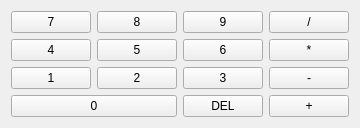
        <widget class="QWidget" name="tab_basique">
         <property name="accessibleName">
          <string/>
         </property>
         <attribute name="title">
          <string>Basiq&amp;ue</string>
         </attribute>
         <attribute name="toolTip">
          <string>Pavé numérique et de calcul de base
Raccourci : U
NB: les boutons sont perpétuellement rattachés aux touches de clavier correspondantes</string>
         </attribute>
         <layout class="QGridLayout" name="gridLayout_2">
          <item row="0" column="0">
           <layout class="QGridLayout" name="gridLayout_tabBasique">
            <item row="0" column="0">
             <widget class="QPushButton" name="pushButton_7">
              <property name="text">
               <string>7</string>
              </property>
             </widget>
            </item>
            <item row="0" column="1">
             <widget class="QPushButton" name="pushButton_8">
              <property name="text">
               <string>8</string>
              </property>
             </widget>
            </item>
            <item row="0" column="3">
             <widget class="QPushButton" name="pushButton_9">
              <property name="text">
               <string>9</string>
              </property>
             </widget>
            </item>
            <item row="0" column="4">
             <widget class="QPushButton" name="pushButton_diviser">
              <property name="text">
               <string>/</string>
              </property>
             </widget>
            </item>
            <item row="1" column="0">
             <widget class="QPushButton" name="pushButton_4">
              <property name="text">
               <string>4</string>
              </property>
             </widget>
            </item>
            <item row="1" column="1">
             <widget class="QPushButton" name="pushButton_5">
              <property name="text">
               <string>5</string>
              </property>
             </widget>
            </item>
            <item row="1" column="3">
             <widget class="QPushButton" name="pushButton_6">
              <property name="text">
               <string>6</string>
              </property>
             </widget>
            </item>
            <item row="1" column="4">
             <widget class="QPushButton" name="pushButton_fois">
              <property name="text">
               <string>*</string>
              </property>
             </widget>
            </item>
            <item row="2" column="0">
             <widget class="QPushButton" name="pushButton_1">
              <property name="text">
               <string>1</string>
              </property>
             </widget>
            </item>
            <item row="2" column="1">
             <widget class="QPushButton" name="pushButton_2">
              <property name="text">
               <string>2</string>
              </property>
             </widget>
            </item>
            <item row="2" column="3">
             <widget class="QPushButton" name="pushButton_3">
              <property name="text">
               <string>3</string>
              </property>
             </widget>
            </item>
            <item row="2" column="4">
             <widget class="QPushButton" name="pushButton_moins">
              <property name="text">
               <string>-</string>
              </property>
             </widget>
            </item>
            <item row="3" column="0" colspan="2">
             <widget class="QPushButton" name="pushButton_0">
              <property name="text">
               <string>0</string>
              </property>
             </widget>
            </item>
            <item row="3" column="3">
             <widget class="QPushButton" name="pushButton_del">
              <property name="text">
               <string>DEL</string>
              </property>
             </widget>
            </item>
            <item row="3" column="4">
             <widget class="QPushButton" name="pushButton_plus">
              <property name="text">
               <string>+</string>
              </property>
             </widget>
            </item>
           </layout>
          </item>
         </layout>
        </widget>
